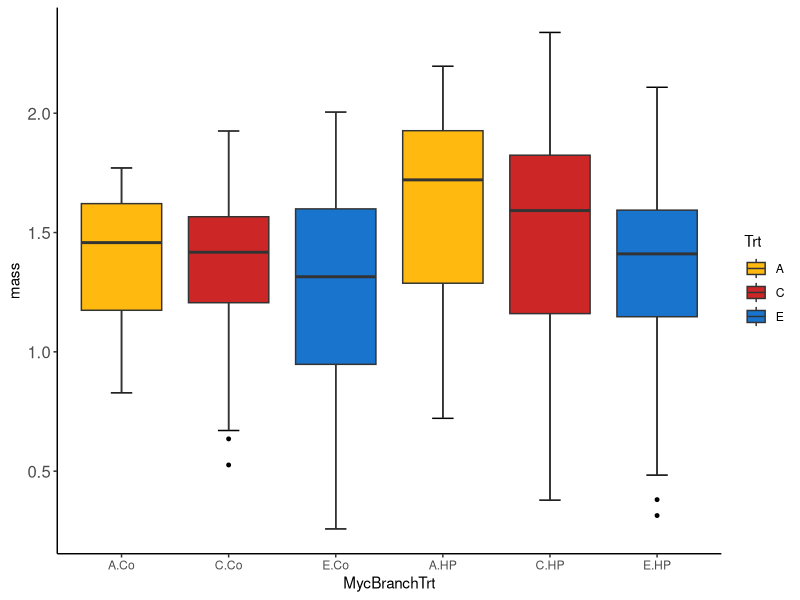
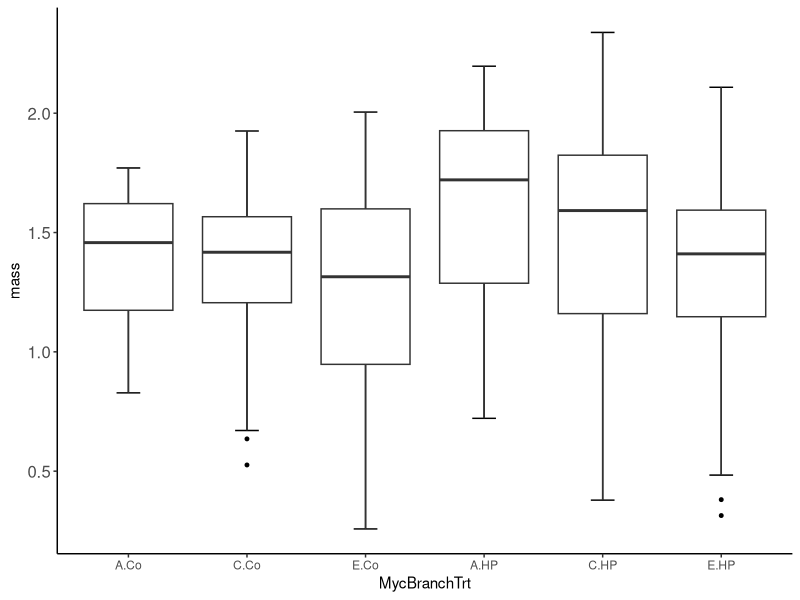
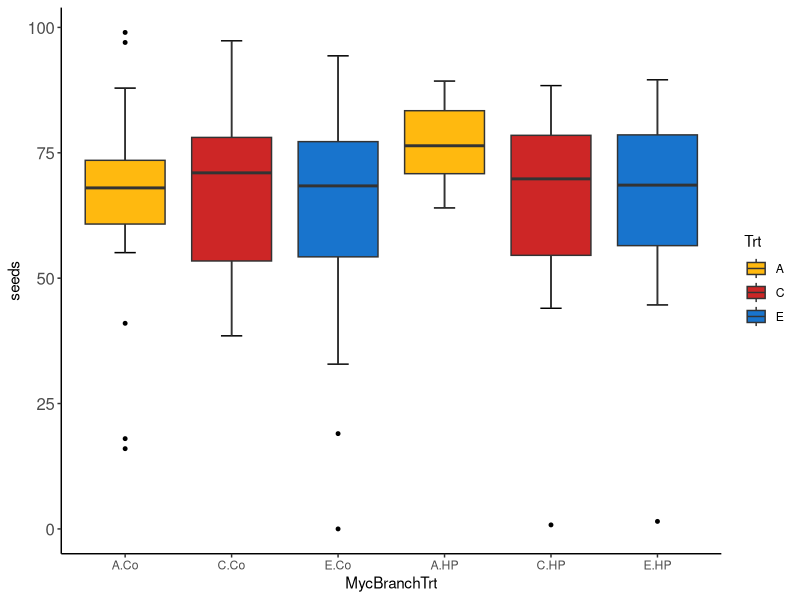
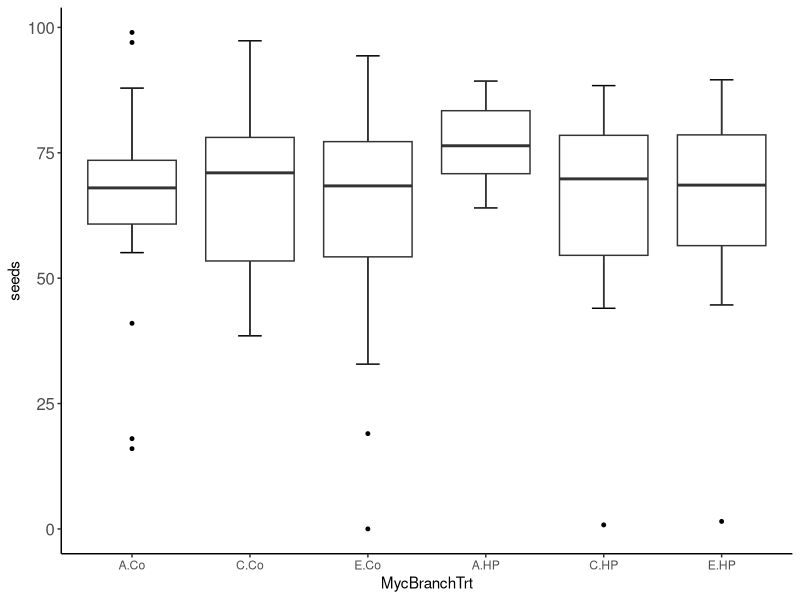

Generate these figures, in order, with R:
#Make ggplot figures for berry traits in 2019:

#read in data
BerryData19_RAW<-read.csv("berryData2019-toAnalyze.csv")

# avoid pseudoreplication
# take the mean berry mass for fruits that were hand pollinated and plants that were

#Mass 
BerryData19_mass<-aggregate(BerryData19_RAW$mass, 
                            by=list(BerryData19_RAW$Trt,
                                    BerryData19_RAW$PlantNo,
                                    BerryData19_RAW$BranchTrt,
                                    BerryData19_RAW$Farm),
                            FUN = mean)
colnames(BerryData19_mass)<-c('Trt','PlantNo','BranchTrt','Farm','mass')

#Brix
BerryData19_brix<-aggregate(BerryData19_RAW$brix, 
                            by=list(BerryData19_RAW$Trt,
                                    BerryData19_RAW$PlantNo,
                                    BerryData19_RAW$BranchTrt,
                                    BerryData19_RAW$Farm),
                            FUN = mean)
colnames(BerryData19_brix)<-c('Trt','PlantNo','BranchTrt','Farm','brix')

#Seeds
BerryData19_seeds<-aggregate(BerryData19_RAW$big.med.seeds, 
                             by=list(BerryData19_RAW$Trt,
                                     BerryData19_RAW$PlantNo,
                                     BerryData19_RAW$BranchTrt,
                                     BerryData19_RAW$Farm),
                             FUN = mean)
colnames(BerryData19_seeds)<-c('Trt','PlantNo','BranchTrt','Farm','seeds')


##### FIGURES #######
library(ggplot2)

#Berry mass and berry seed have significant data:
#Get interaction so you have correct data to plot
BerryData19_mass$MycBranchTrt<-interaction(BerryData19_mass$Trt,
                                           BerryData19_mass$BranchTrt)
BerryData19_seeds$MycBranchTrt<-interaction(BerryData19_seeds$Trt,
                                           BerryData19_seeds$BranchTrt)
#Berry mass graph in color:
m<-ggplot(data=BerryData19_mass,aes(x=MycBranchTrt, y=mass, fill=Trt)) +
  stat_boxplot(geom ='errorbar', width = 0.2)+
  geom_boxplot(outlier.colour = "black",outlier.size = 1)+
  theme_classic()+
  theme(axis.text.y = element_text(size = 12))+
  scale_fill_manual(values=c('#FFB90F','#CD2626','#1874CD'))
m
#berry seed graph B&W
m2<-ggplot(data=BerryData19_mass,aes(x=MycBranchTrt, y=mass)) +
  stat_boxplot(geom ='errorbar', width = 0.2)+
  geom_boxplot(outlier.colour = "black",outlier.size = 1)+
  theme_classic()+
  theme(axis.text.y = element_text(size = 12))
m2

#berry seed graph in color:
s<-ggplot(data=BerryData19_seeds,aes(x=MycBranchTrt, y=seeds, fill=Trt)) +
  stat_boxplot(geom ='errorbar', width = 0.2)+
  geom_boxplot(outlier.colour = "black",outlier.size = 1)+
  theme_classic()+
  theme(axis.text.y = element_text(size = 12))+
  scale_fill_manual(values=c('#FFB90F','#CD2626','#1874CD'))
s

#berry seed graph in B&W:
s2<-ggplot(data=BerryData19_seeds,aes(x=MycBranchTrt, y=seeds)) +
  stat_boxplot(geom ='errorbar', width = 0.2)+
  geom_boxplot(outlier.colour = "black",outlier.size = 1)+
  theme_classic()+
  theme(axis.text.y = element_text(size = 12))
s2


